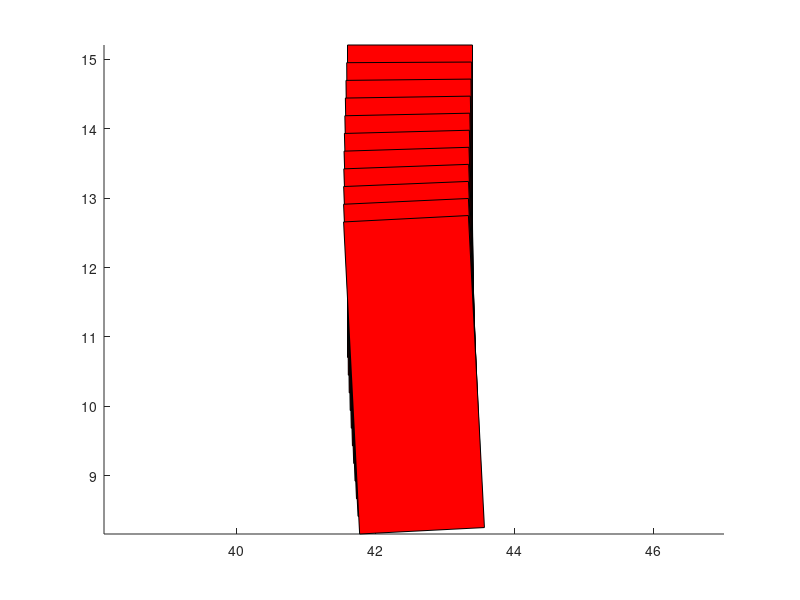

The MATLAB script that drew this image:
clear all; close all; clc;

%% this script checks for kinematics update
% x, y, theta, v, delta
% start = [42.5, 12.9548, 1.85903, 5, 0];
start = [42.5, 12.9548, pi*3/2, 5, 0];

delta_max = deg2rad(30);
delta_min = deg2rad(-30);

v_max = 3;
v_min = -3;

rand_v = v_min + (v_max - v_min) * rand;
rand_delta = delta_min + (delta_max - delta_min) * rand;

duration = 0.5;
sample = 10;
dt = duration/sample;
L = 2.7;

traj = start;
for i = 1:sample
    del = rand_delta;
    dtheta = traj(i,4)/L*del;
    x = traj(i,1) + traj(i,4) * cos(traj(i,3)) * dt;
    y = traj(i,2) + traj(i,4) * sin(traj(i,3)) * dt;
    theta = traj(i,3) + dtheta*dt;
    traj(i+1,:) = [x,y,theta,traj(i,4),del];
end

%% visualize
car_wid = 1.8;
car_len = 4.5;
rMAT = @(theta) [cos(theta), -sin(theta); sin(theta), cos(theta)];
for i = 1 : length(traj)
    % plot ego vehicle
    ego_x = traj(i, 1);
    ego_y = traj(i, 2);
    ego_theta = traj(i, 3);
    % lower left point
    point_ll = [- car_len/2; -car_wid/2];
    % lower right point
    point_lr = [car_len/2; -car_wid/2];
    % top right point
    point_tr = [car_len/2; car_wid/2];
    % top left point
    point_tl = [-car_len/2; car_wid/2];
    % normal car position
    point_car = [point_ll, point_lr, point_tr, point_tl];
    % rotated car position
    point_rotated = rMAT(ego_theta)*point_car;
    % translate back to position
    point_translated = point_rotated + [ego_x;ego_y]*ones(1,length(point_car));
    % plot rectangle
    r = patch('Vertices',point_translated', 'Faces',[1 2 3 4], ...
        'Facecolor','r');

    hold on;
end
hold off;
axis equal;